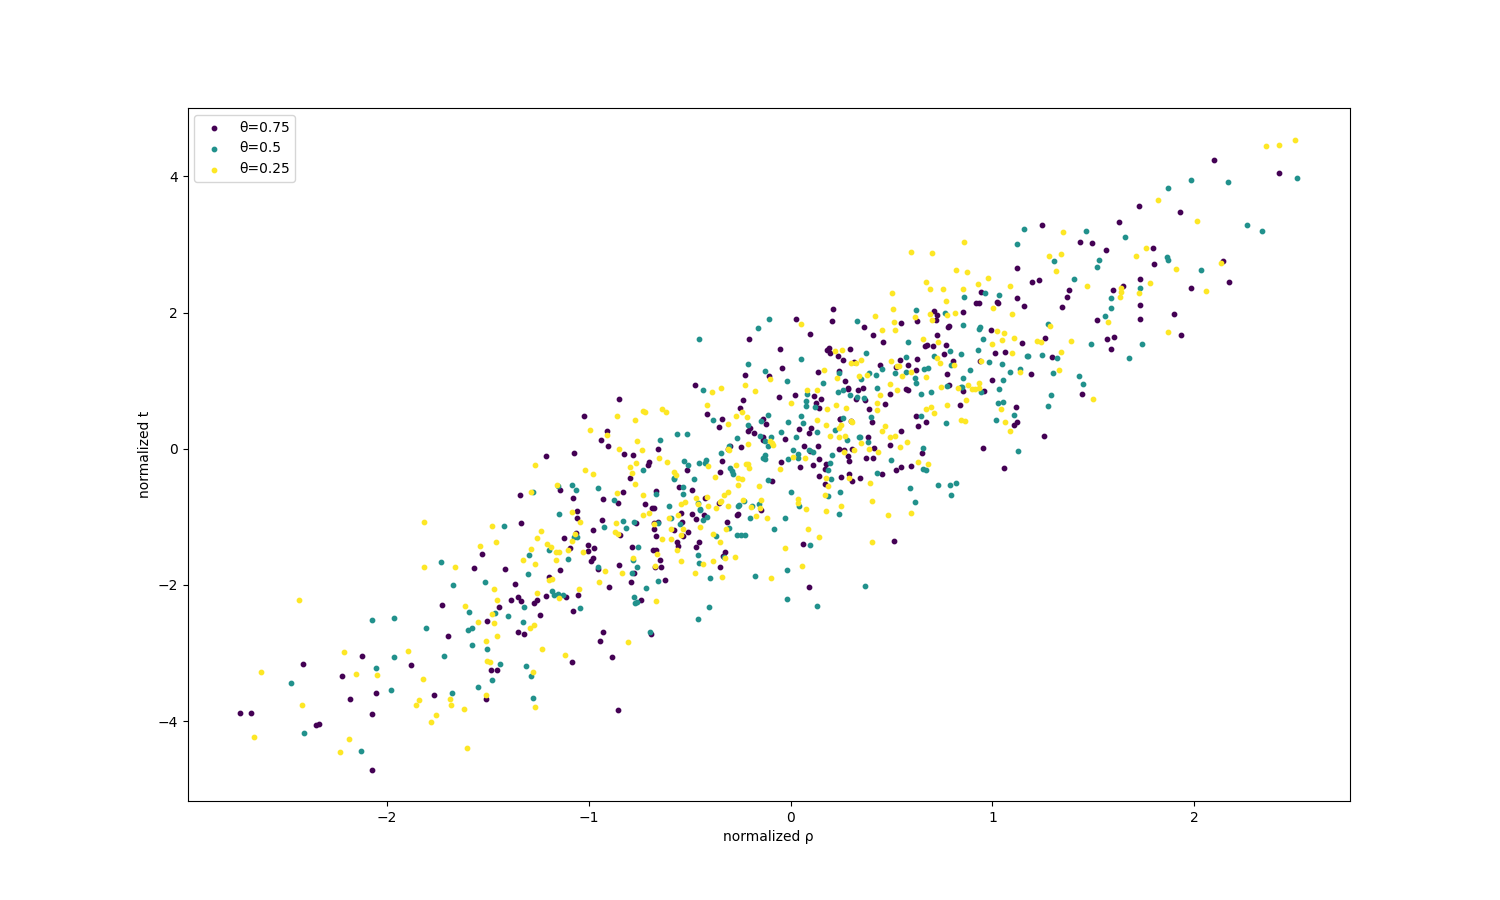

Reproduce this figure in Python.
import matplotlib.pyplot as plt
import numpy as np

# Function to generate random data points with a trend similar to the one in the image provided
def generate_random_data_with_trend(num_points=900, num_categories=3):
    # Generating random x values (normalized ρ)
    x_values = np.random.normal(0, 1, num_points)
    
    # Generating corresponding y values (normalized t) with a slight trend
    y_values = 1.5* x_values + np.random.normal(0, 0.8, num_points)
    
    # Assigning categories based on 'h' values, for color coding in the plot
    categories = np.random.choice(range(num_categories), num_points)
    
    return x_values, y_values, categories

# Generate random data
x, y, cat = generate_random_data_with_trend()

# Plotting the data
plt.figure(figsize=(15,9))

# Using a colormap to represent different 'h' values
colormap = plt.cm.viridis

# Create a list of colors based on y values, mapped to the colormap
colors = [colormap(i) for i in np.linspace(0, 1, len(np.unique(cat)))]
theta_values = [0.75, 0.5, 0.25]

# Plot each category with different colors
for i in range(len(np.unique(cat))):
    plt.scatter(x[cat == i], y[cat == i], label=f'θ={theta_values[i]}', color=colors[i], s=10)

# Labeling the axes
plt.xlabel('normalized ρ')
plt.ylabel('normalized t')

# Adding a legend
plt.legend()

# Show the plot
plt.show()

# Show the plot
plt.show()


plt.savefig("shoulianyinzi.png")
